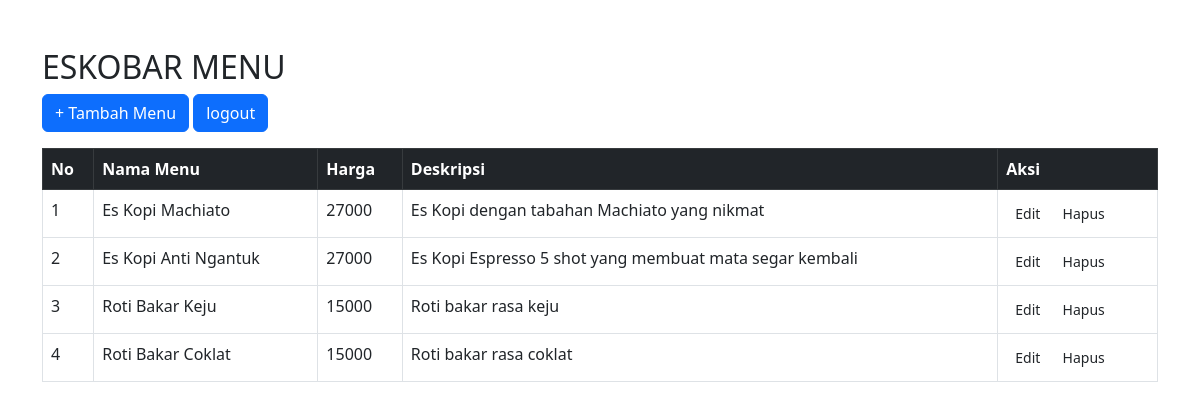
/index.php (signed in), run on the app's committed database.
### tables this page shows
CREATE TABLE `menu` (
  `id` int(11) NOT NULL,
  `nama_menu` varchar(100) DEFAULT NULL,
  `harga` varchar(20) DEFAULT NULL,
  `deskripsi` varchar(100) DEFAULT NULL
);

### index.php (the view, shortened to what this page needs)
<?php include "koneksi/db.php";
?>
<!DOCTYPE html>
<html lang="en">
<head>
  <link href="https://cdn.jsdelivr.net/npm/bootstrap@5.3.0/dist/css/bootstrap.min.css" rel="stylesheet">
</head>
<body class="container mt-5">
  <h2>ESKOBAR MENU</h2>
  <a href="tambah.php" class="btn btn-primary mb-3">+ Tambah Menu</a>
  <a href="logout.php" class="btn btn-primary mb-3">logout</a>
  <table class="table table-bordered">
    <thead class="table-dark">
      <tr><th>No</th><th>Nama Menu</th><th>Harga</th><th>Deskripsi</th><th>Aksi</th></tr>
    </thead>
    <tbody>
      <?php
      $no = 1;
      $result = mysqli_query($conn, "SELECT * FROM menu");
      while ($row = mysqli_fetch_assoc($result)) {
        echo "<tr>
                <td>$no</td>
                <td>{$row['nama_menu']}</td>
                <td>{$row['harga']}</td>
                <td>{$row['deskripsi']}</td>
                <td>
                  <a href='edit.php?id={$row['id']}' class='btn btnwarning btn-sm'>Edit</a>
                  <a href='hapus.php?id={$row['id']}' class='btn btndanger btn-sm' onclick='return confirm(\"Hapus data ini?\")'>Hapus</a>
                </td>
              </tr>";
        $no++;
      }
      ?>
    </tbody>
  </table>
</body>
</html>

### data on the page
menu: nama_menu "Es Kopi Machiato", harga "27000", deskripsi "Es Kopi dengan tabahan Machiato yang nikmat"
menu: nama_menu "Es Kopi Anti Ngantuk", harga "27000", deskripsi "Es Kopi Espresso 5 shot yang membuat mata segar kembali"
menu: nama_menu "Roti Bakar Keju", harga "15000", deskripsi "Roti bakar rasa keju"
menu: nama_menu "Roti Bakar Coklat", harga "15000", deskripsi "Roti bakar rasa coklat"
